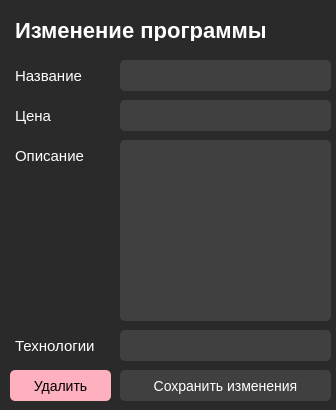
<?xml version="1.0" encoding="UTF-8"?>
<ui version="4.0">
 <class>about_my_app</class>
 <widget class="QDialog" name="about_my_app">
  <property name="geometry">
   <rect>
    <x>0</x>
    <y>0</y>
    <width>336</width>
    <height>410</height>
   </rect>
  </property>
  <property name="minimumSize">
   <size>
    <width>336</width>
    <height>410</height>
   </size>
  </property>
  <property name="maximumSize">
   <size>
    <width>336</width>
    <height>410</height>
   </size>
  </property>
  <property name="windowTitle">
   <string>About my app</string>
  </property>
  <property name="styleSheet">
   <string notr="true">background-color: #2a2a2a;
color: white;
</string>
  </property>
  <widget class="QPushButton" name="pushButton_2">
   <property name="geometry">
    <rect>
     <x>120</x>
     <y>370</y>
     <width>211</width>
     <height>31</height>
    </rect>
   </property>
   <property name="styleSheet">
    <string notr="true">padding: 2px;
font-size: 14px;
height: 28px;
color: white;
background-color: #404040;
border-radius: 5px;</string>
   </property>
   <property name="text">
    <string>Сохранить изменения</string>
   </property>
  </widget>
  <widget class="QLabel" name="label">
   <property name="geometry">
    <rect>
     <x>15</x>
     <y>65</y>
     <width>96</width>
     <height>21</height>
    </rect>
   </property>
   <property name="styleSheet">
    <string notr="true">font-size: 15px;</string>
   </property>
   <property name="text">
    <string>Название</string>
   </property>
  </widget>
  <widget class="QLineEdit" name="lineEdit">
   <property name="geometry">
    <rect>
     <x>120</x>
     <y>60</y>
     <width>211</width>
     <height>31</height>
    </rect>
   </property>
   <property name="styleSheet">
    <string notr="true">padding: 2px;
font-size: 14px;
height: 28px;
color: white;
background-color: #404040;
border-radius: 5px;</string>
   </property>
  </widget>
  <widget class="QLabel" name="label_2">
   <property name="geometry">
    <rect>
     <x>15</x>
     <y>20</y>
     <width>296</width>
     <height>21</height>
    </rect>
   </property>
   <property name="font">
    <font>
     <pointsize>-1</pointsize>
     <weight>75</weight>
     <bold>true</bold>
    </font>
   </property>
   <property name="styleSheet">
    <string notr="true">font-size: 22px;</string>
   </property>
   <property name="text">
    <string>Изменение программы</string>
   </property>
  </widget>
  <widget class="QLineEdit" name="lineEdit_2">
   <property name="geometry">
    <rect>
     <x>120</x>
     <y>100</y>
     <width>211</width>
     <height>31</height>
    </rect>
   </property>
   <property name="styleSheet">
    <string notr="true">padding: 2px;
font-size: 14px;
height: 28px;
color: white;
background-color: #404040;
border-radius: 5px;</string>
   </property>
  </widget>
  <widget class="QLabel" name="label_3">
   <property name="geometry">
    <rect>
     <x>15</x>
     <y>105</y>
     <width>61</width>
     <height>21</height>
    </rect>
   </property>
   <property name="styleSheet">
    <string notr="true">font-size: 15px;</string>
   </property>
   <property name="text">
    <string>Цена</string>
   </property>
  </widget>
  <widget class="QLabel" name="label_4">
   <property name="geometry">
    <rect>
     <x>15</x>
     <y>145</y>
     <width>96</width>
     <height>21</height>
    </rect>
   </property>
   <property name="styleSheet">
    <string notr="true">font-size: 15px;</string>
   </property>
   <property name="text">
    <string>Описание</string>
   </property>
  </widget>
  <widget class="QTextEdit" name="textEdit">
   <property name="geometry">
    <rect>
     <x>120</x>
     <y>140</y>
     <width>211</width>
     <height>181</height>
    </rect>
   </property>
   <property name="styleSheet">
    <string notr="true">padding: 2px;
font-size: 14px;
height: 28px;
color: white;
background-color: #404040;
border-radius: 5px;</string>
   </property>
  </widget>
  <widget class="QPushButton" name="pushButton">
   <property name="geometry">
    <rect>
     <x>10</x>
     <y>370</y>
     <width>101</width>
     <height>31</height>
    </rect>
   </property>
   <property name="styleSheet">
    <string notr="true">padding: 2px;
font-size: 14px;
height: 28px;
color: black;
background-color: #ffb0be;
border-radius: 5px;</string>
   </property>
   <property name="text">
    <string>Удалить</string>
   </property>
  </widget>
  <widget class="QLineEdit" name="lineEdit_3">
   <property name="geometry">
    <rect>
     <x>120</x>
     <y>330</y>
     <width>211</width>
     <height>31</height>
    </rect>
   </property>
   <property name="styleSheet">
    <string notr="true">padding: 2px;
font-size: 14px;
height: 28px;
color: white;
background-color: #404040;
border-radius: 5px;</string>
   </property>
  </widget>
  <widget class="QLabel" name="label_5">
   <property name="geometry">
    <rect>
     <x>15</x>
     <y>335</y>
     <width>96</width>
     <height>21</height>
    </rect>
   </property>
   <property name="styleSheet">
    <string notr="true">font-size: 15px;</string>
   </property>
   <property name="text">
    <string>Технологии</string>
   </property>
  </widget>
 </widget>
 <resources/>
 <connections/>
</ui>
